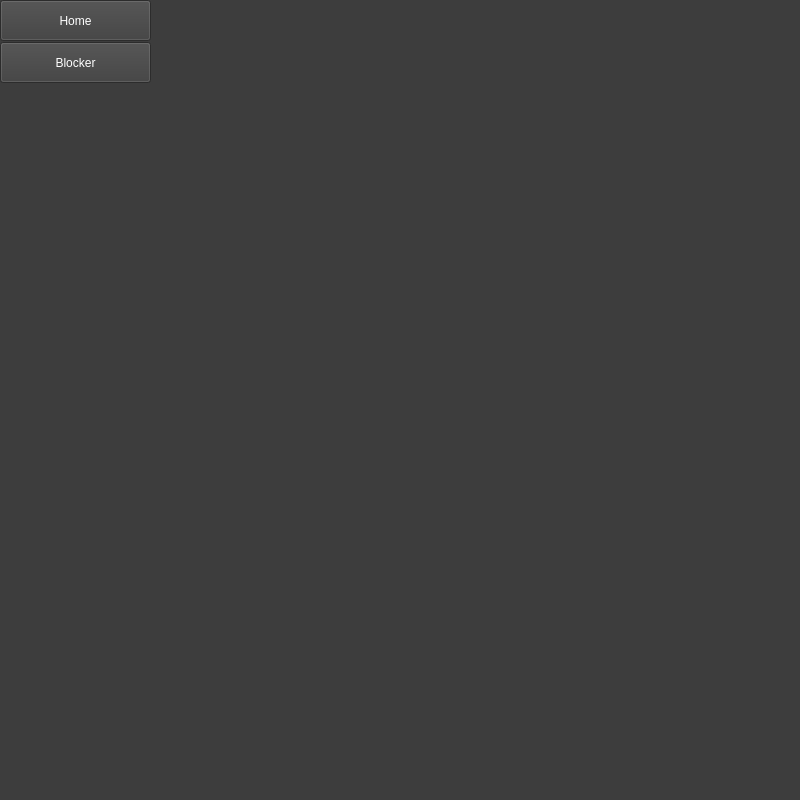
<?xml version="1.0" encoding="UTF-8"?>
<ui version="4.0">
 <class>Form</class>
 <widget class="QWidget" name="Form">
  <property name="geometry">
   <rect>
    <x>0</x>
    <y>0</y>
    <width>800</width>
    <height>800</height>
   </rect>
  </property>
  <property name="windowTitle">
   <string>Form</string>
  </property>
  <property name="styleSheet">
   <string notr="true">background-color:rgb(61,61,61);</string>
  </property>
  <widget class="QPushButton" name="btn_blockedHistory">
   <property name="geometry">
    <rect>
     <x>0</x>
     <y>42</y>
     <width>151</width>
     <height>41</height>
    </rect>
   </property>
   <property name="styleSheet">
    <string notr="true">color: white;
font: 63 12pt &quot;Cascadia Mono SemiBold&quot;;
border-bottom: 2px solid white;</string>
   </property>
   <property name="text">
    <string>Blocker</string>
   </property>
  </widget>
  <widget class="QPushButton" name="btn_home">
   <property name="geometry">
    <rect>
     <x>0</x>
     <y>0</y>
     <width>151</width>
     <height>41</height>
    </rect>
   </property>
   <property name="styleSheet">
    <string notr="true">color: white;
font: 63 12pt &quot;Cascadia Mono SemiBold&quot;;
border-bottom: 2px solid white;</string>
   </property>
   <property name="text">
    <string>Home</string>
   </property>
  </widget>
 </widget>
 <resources/>
 <connections/>
</ui>
